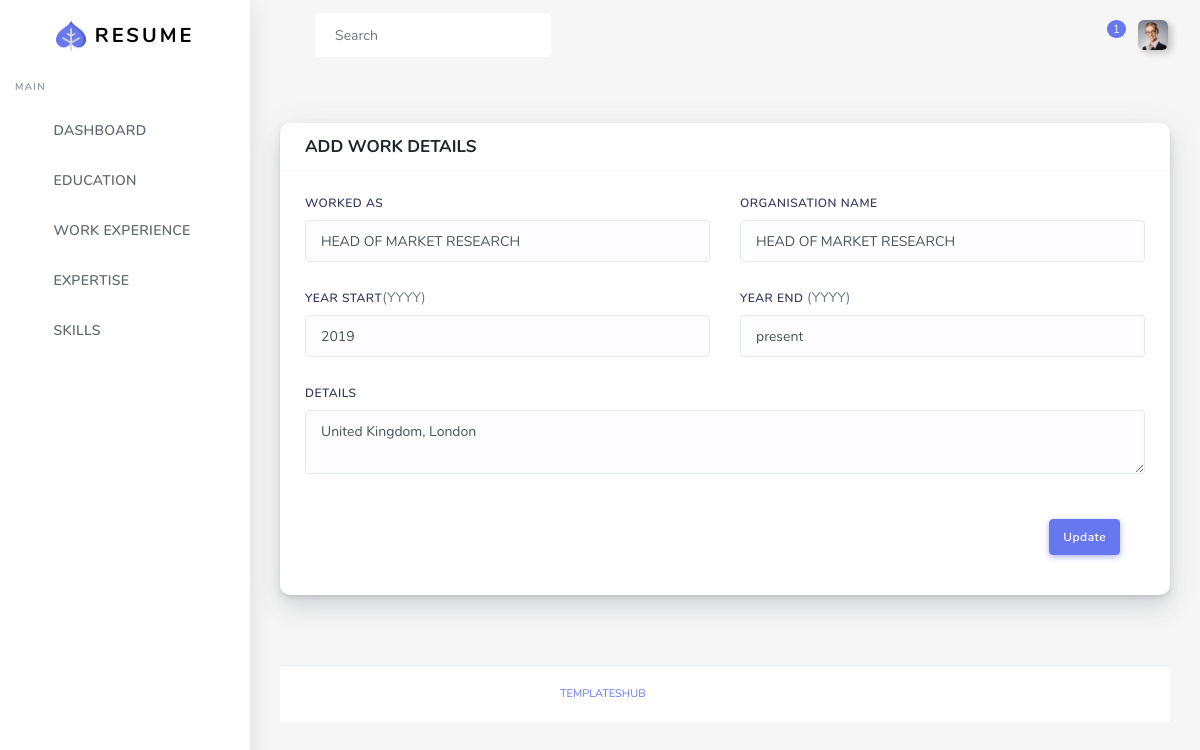
The page /edit-Work/edit_id=1 (signed in) on the database its author committed.
### models.py (models this page shows)
class WorkExperience(db.Model):
    id = db.Column(db.Integer, primary_key=True)
    uid = db.Column(db.Integer, nullable=True)
    design = db.Column(db.String(120), nullable=True)
    organization  = db.Column(db.String(300), nullable=True)
    about = db.Column(db.String, nullable=True)
    s_date   = db.Column(db.String(120), nullable=True)
    e_date = db.Column(db.String(120), nullable=True)

### main.py (the view)
@app.route("/edit-Work/edit_id=<id>", methods=['POST', 'GET'])
def edit_work(id):
    if session.get('username'):
        req = db.session.query(WorkExperience, Users).filter(WorkExperience.id == id).filter(Users.id == session.get('id')).first()
        edit = db.session.query(WorkExperience, Users).filter(WorkExperience.id == id).filter(
            Users.id == session.get('id')).first()
        if edit:
            if request.method == 'POST':
                design = request.form.get('design')
                org = request.form.get('org')
                s_date = request.form.get('s_date')
                e_date = request.form.get('e_date')
                abt = request.form.get('about')
                edit.WorkExperience.design = design
                edit.WorkExperience.organization = org
                edit.WorkExperience.s_date = s_date
                edit.WorkExperience.e_date = e_date
                edit.WorkExperience.about = abt
                db.session.commit()
                flash('UPDATED SUCCESSFULLY')
                return render_template("user/edit_work.html", req=req)
            else:
               return render_template("user/edit_work.html", req=req)
        else:
            return render_template("404.html")
    else:
        return redirect(url_for('login'))

### templates/user/edit_work.html (shortened to what this page needs)
 {% extends "user/base.html" %}
 {% block body %}
      <div class="main-content">
        <section class="section">
          <div class="section-body">
              <div class="col-20 col-md-20 col-lg-20">
                <div class="card">
                  <form method="post">
                    <div class="card-header">
                      <h4>ADD WORK DETAILS</h4>
                    </div>
                    <div class="card-body">
                       <div class="row">
                      <div class="form-group col-md-6 col-12">
                        <label>WORKED AS</label>
                        <input type="text" name="design" id="design" value="{{req.WorkExperience.design}}" class="form-control" required="">
                      </div>
                       <div class="form-group col-md-6 col-12">
                        <label>ORGANISATION NAME</label>
                        <input type="text" class="form-control" id="org" name="org" value="{{req.WorkExperience.design}}" required="">
                      </div>
                              <div class="form-group col-md-6 col-12">
                        <label>YEAR START</label>(YYYY)
                                  <input type="text" id="s_date" name="s_date" PATTERN="{4,4}"  class="form-control" value="{{req.WorkExperience.s_date }}" required="">
                      </div>
                              <div class="form-group col-md-6 col-12">
                        <label>YEAR END</label> (YYYY)
                        <input type="text"  class="form-control" name="e_date" pattern="{4}" id="e_date" value="{{req.WorkExperience.e_date}}" required="">
                      </div>
                           </div>
                      <div class="form-group">
                        <label>DETAILS</label>
                        <textarea class="form-control" required="" name="about" id="about">{{req.WorkExperience.about}}</textarea>
                      </div>
                    <div class="card-footer text-right">
                      <button class="btn btn-primary">Update</button>
                    </div>
                  </form>
                </div>
          </div>
        </section>
         {% endblock%}

### rows shown on the page
WorkExperience: design "HEAD OF MARKET RESEARCH", org "HEAD OF MARKET RESEARCH", s_date "2019", e_date "present", about "United Kingdom, London"
